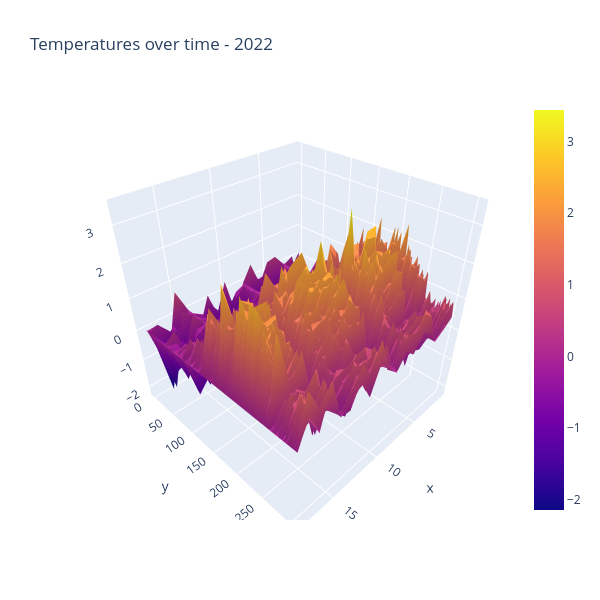

Notebook cell for this chart:
### Code cell
# Plot ALL weather data for all stations for a year 

#X = weather station
#Y = day of the year
#Z = temperature

#you can click/hold in the graph below to rotate!

fig = go.Figure(data=[go.Surface(z=climate_2022_df.values)])
fig.update_layout(title='Temperatures over time - 2022', autosize=False,
                  width=600, height=600)
fig.show()

### Figure 1 — Plotly figure (JSON) as saved in the notebook; plotly's stock layout.template omitted (floating-point values rounded to 4 significant figures; data arrays with more than 128 entries replaced by an {"elided": "..."} marker saying what was removed)
{"data": [{"type": "surface", "z": {"elided": "304x19 mixed values"}}], "layout": {"autosize": false, "height": 600, "scene": {"aspectmode": "auto", "aspectratio": {"x": 1, "y": 1, "z": 1}}, "title": {"text": "Temperatures over time - 2022"}, "width": 600}}
